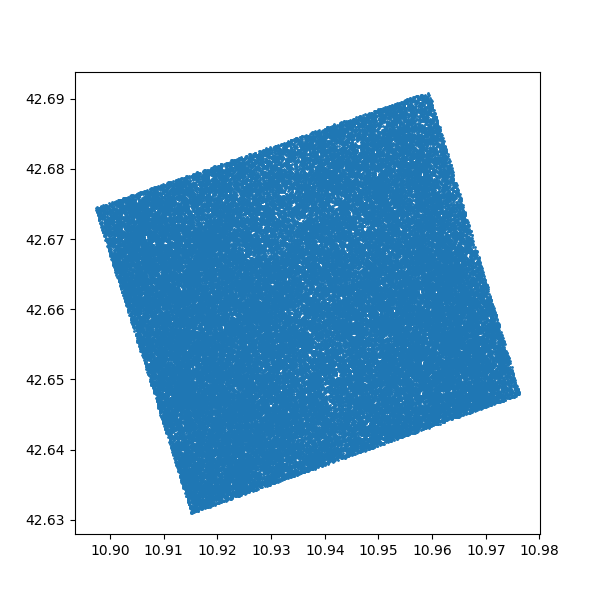

Write Python code to recreate this figure.
#RA and Dec for a fits file

from astropy.io import fits
import matplotlib.pyplot as plt
import numpy as np

hdul = fits.open("16730_N205-4163ne-2497.gst.fits")
data = hdul[1].data

print(data.columns)
hdul.close()

ra = data['RA']
dec = data['DEC']


plt.figure()
plt.scatter(ra, dec, s=1)
#plt.hist2d(ra,dec,bins=100) #plots a 2d histogram
plt.show()
